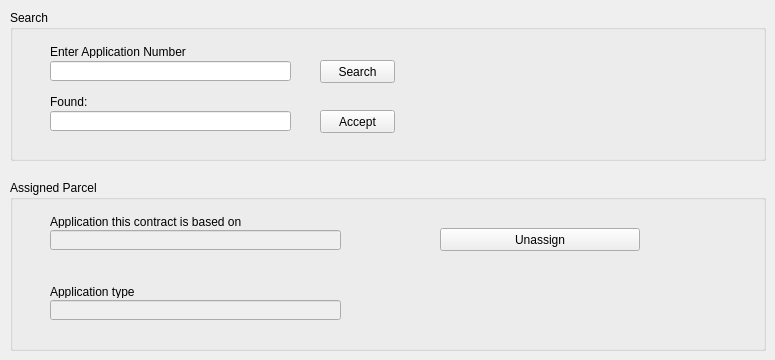
   <widget class="QWidget" name="tab">
    <attribute name="title">
     <string>Application</string>
    </attribute>
    <widget class="QGroupBox" name="application_groupbox">
     <property name="geometry">
      <rect>
       <x>10</x>
       <y>10</y>
       <width>756</width>
       <height>151</height>
      </rect>
     </property>
     <property name="title">
      <string>Search</string>
     </property>
     <widget class="QLineEdit" name="enter_application_num_edit">
      <property name="geometry">
       <rect>
        <x>40</x>
        <y>51</y>
        <width>241</width>
        <height>20</height>
       </rect>
      </property>
     </widget>
     <widget class="QLineEdit" name="found_edit">
      <property name="geometry">
       <rect>
        <x>40</x>
        <y>101</y>
        <width>241</width>
        <height>20</height>
       </rect>
      </property>
     </widget>
     <widget class="QPushButton" name="search_button">
      <property name="geometry">
       <rect>
        <x>310</x>
        <y>50</y>
        <width>75</width>
        <height>23</height>
       </rect>
      </property>
      <property name="text">
       <string>Search</string>
      </property>
     </widget>
     <widget class="QPushButton" name="accept_button">
      <property name="geometry">
       <rect>
        <x>310</x>
        <y>100</y>
        <width>75</width>
        <height>23</height>
       </rect>
      </property>
      <property name="text">
       <string>Accept</string>
      </property>
     </widget>
     <widget class="QLabel" name="label_2">
      <property name="geometry">
       <rect>
        <x>40</x>
        <y>35</y>
        <width>250</width>
        <height>13</height>
       </rect>
      </property>
      <property name="text">
       <string>Enter Application Number</string>
      </property>
     </widget>
     <widget class="QLabel" name="label_37">
      <property name="geometry">
       <rect>
        <x>40</x>
        <y>85</y>
        <width>250</width>
        <height>13</height>
       </rect>
      </property>
      <property name="text">
       <string>Found:</string>
      </property>
     </widget>
    </widget>
    <widget class="QGroupBox" name="groupBox_16">
     <property name="geometry">
      <rect>
       <x>10</x>
       <y>180</y>
       <width>756</width>
       <height>171</height>
      </rect>
     </property>
     <property name="title">
      <string>Assigned Parcel</string>
     </property>
     <widget class="QLineEdit" name="application_this_contract_based_edit">
      <property name="enabled">
       <bool>false</bool>
      </property>
      <property name="geometry">
       <rect>
        <x>40</x>
        <y>50</y>
        <width>291</width>
        <height>20</height>
       </rect>
      </property>
     </widget>
     <widget class="QPushButton" name="unassign_button">
      <property name="geometry">
       <rect>
        <x>430</x>
        <y>48</y>
        <width>200</width>
        <height>23</height>
       </rect>
      </property>
      <property name="text">
       <string>Unassign</string>
      </property>
     </widget>
     <widget class="QLabel" name="label_31">
      <property name="geometry">
       <rect>
        <x>40</x>
        <y>35</y>
        <width>259</width>
        <height>13</height>
       </rect>
      </property>
      <property name="text">
       <string>Application this contract is based on</string>
      </property>
     </widget>
     <widget class="QLineEdit" name="application_type_edit">
      <property name="enabled">
       <bool>false</bool>
      </property>
      <property name="geometry">
       <rect>
        <x>40</x>
        <y>120</y>
        <width>291</width>
        <height>20</height>
       </rect>
      </property>
     </widget>
     <widget class="QLabel" name="label_40">
      <property name="geometry">
       <rect>
        <x>40</x>
        <y>105</y>
        <width>259</width>
        <height>13</height>
       </rect>
      </property>
      <property name="text">
       <string>Application type</string>
      </property>
     </widget>
    </widget>
   </widget>
